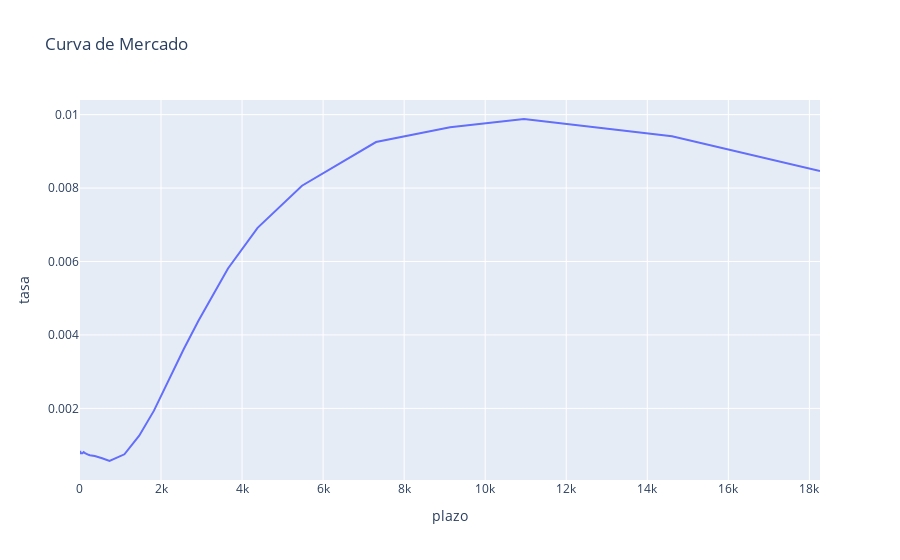

Source (notebook cell):
### Code cell
fig = px.line(df_curva, x='plazo', y='tasa', title='Curva de Mercado')
fig.show()

### Figure 1 — Plotly figure (JSON) as saved in the notebook; plotly's stock layout.template omitted (floating-point values rounded to 4 significant figures)
{"data": [{"hovertemplate": "plazo=%{x}<br>tasa=%{y}<extra></extra>", "legendgroup": "", "line": {"color": "#636efa", "dash": "solid"}, "mode": "lines", "name": "", "orientation": "v", "showlegend": false, "type": "scatter", "x": [1, 7, 14, 21, 33, 61, 92, 125, 152, 182, 212, 243, 273, 306, 335, 365, 547, 730, 1097, 1462, 1826, 2191, 2556, 2924, 3288, 3653, 4383, 5479, 7306, 9133, 10957, 14610, 18262], "xaxis": "x", "y": [0.0008111, 0.0008405, 0.0007797, 0.0007736, 0.0007807, 0.0007806, 0.000811, 0.0007806, 0.0007603, 0.0007501, 0.0007359, 0.0007248, 0.0007197, 0.0007136, 0.0007085, 0.0007024, 0.0006416, 0.0005676, 0.0007501, 0.001258, 0.001939, 0.002775, 0.003603, 0.004384, 0.005117, 0.005812, 0.006917, 0.008064, 0.009253, 0.009657, 0.009881, 0.009408, 0.008464], "yaxis": "y"}], "layout": {"legend": {"tracegroupgap": 0}, "title": {"text": "Curva de Mercado"}, "xaxis": {"anchor": "y", "domain": [0, 1], "title": {"text": "plazo"}}, "yaxis": {"anchor": "x", "domain": [0, 1], "title": {"text": "tasa"}}}}
